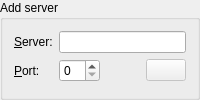
<?xml version="1.0" encoding="UTF-8"?>
<ui version="4.0">
 <class>AddServerWidget</class>
    <widget class="QGroupBox" name="AddServerWidget">
     <property name="sizePolicy">
      <sizepolicy hsizetype="MinimumExpanding" vsizetype="Preferred">
       <horstretch>0</horstretch>
       <verstretch>0</verstretch>
      </sizepolicy>
     </property>
     <property name="title">
      <string>Add server</string>
     </property>
     <layout class="QFormLayout" name="formLayout_2">
      <item row="0" column="0">
       <widget class="QLabel" name="label">
        <property name="text">
         <string>&amp;Server:</string>
        </property>
        <property name="buddy">
         <cstring>hostEdit</cstring>
        </property>
       </widget>
      </item>
      <item row="0" column="1">
       <widget class="QLineEdit" name="hostEdit">
        <property name="focusPolicy">
         <enum>Qt::StrongFocus</enum>
        </property>
        <property name="maxLength">
         <number>64</number>
        </property>
       </widget>
      </item>
      <item row="1" column="1">
       <layout class="QHBoxLayout" name="horizontalLayout_3">
        <item>
         <widget class="PortSpin" name="portSpin"/>
        </item>
        <item>
         <spacer name="horizontalSpacer_2">
          <property name="orientation">
           <enum>Qt::Horizontal</enum>
          </property>
          <property name="sizeHint" stdset="0">
           <size>
            <width>40</width>
            <height>20</height>
           </size>
          </property>
         </spacer>
        </item>
        <item>
         <widget class="QPushButton" name="addButton">
          <property name="enabled">
           <bool>false</bool>
          </property>
          <property name="sizePolicy">
           <sizepolicy hsizetype="Minimum" vsizetype="Fixed">
            <horstretch>0</horstretch>
            <verstretch>0</verstretch>
           </sizepolicy>
          </property>
          <property name="toolTip">
           <string>Add server to list</string>
          </property>
          <property name="text">
           <string/>
          </property>
          <property name="icon">
           <iconset theme="list-add">
            <normaloff/>
           </iconset>
          </property>
         </widget>
        </item>
       </layout>
      </item>
      <item row="1" column="0">
       <widget class="QLabel" name="label_2">
        <property name="text">
         <string>&amp;Port:</string>
        </property>
        <property name="buddy">
         <cstring>portSpin</cstring>
        </property>
       </widget>
      </item>
     </layout>
    </widget>
 <customwidgets>
  <customwidget>
   <class>PortSpin</class>
   <extends>QSpinBox</extends>
   <header>portspin.h</header>
  </customwidget>
 </customwidgets>
 <resources/>
 <connections/>
</ui>
